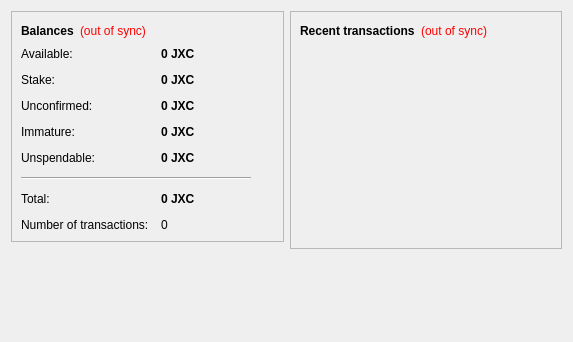
<?xml version="1.0" encoding="UTF-8"?>
<ui version="4.0">
 <class>OverviewPage</class>
 <widget class="QWidget" name="OverviewPage">
  <property name="geometry">
   <rect>
    <x>0</x>
    <y>0</y>
    <width>573</width>
    <height>342</height>
   </rect>
  </property>
  <property name="windowTitle">
   <string>Form</string>
  </property>
  <layout class="QHBoxLayout" name="horizontalLayout" stretch="1,1">
   <item>
    <layout class="QVBoxLayout" name="verticalLayout_2">
     <item>
      <widget class="QFrame" name="frame">
       <property name="frameShape">
        <enum>QFrame::StyledPanel</enum>
       </property>
       <property name="frameShadow">
        <enum>QFrame::Raised</enum>
       </property>
       <layout class="QVBoxLayout" name="verticalLayout_4">
        <item>
         <layout class="QHBoxLayout" name="horizontalLayout_4">
          <item>
           <widget class="QLabel" name="label_5">
            <property name="font">
             <font>
              <weight>75</weight>
              <bold>true</bold>
             </font>
            </property>
            <property name="text">
             <string>Balances</string>
            </property>
           </widget>
          </item>
          <item>
           <widget class="QLabel" name="labelWalletStatus">
            <property name="toolTip">
             <string>The displayed information may be out of date. Your wallet automatically synchronizes with the JXCoin network after a connection is established, but this process has not completed yet.</string>
            </property>
            <property name="styleSheet">
             <string notr="true">QLabel { color: red; }</string>
            </property>
            <property name="text">
             <string notr="true">(out of sync)</string>
            </property>
            <property name="alignment">
             <set>Qt::AlignLeading|Qt::AlignLeft|Qt::AlignVCenter</set>
            </property>
           </widget>
          </item>
          <item>
           <spacer name="horizontalSpacer_2">
            <property name="orientation">
             <enum>Qt::Horizontal</enum>
            </property>
            <property name="sizeHint" stdset="0">
             <size>
              <width>40</width>
              <height>20</height>
             </size>
            </property>
           </spacer>
          </item>
         </layout>
        </item>
        <item>
         <layout class="QFormLayout" name="formLayout_2">
          <property name="fieldGrowthPolicy">
           <enum>QFormLayout::AllNonFixedFieldsGrow</enum>
          </property>
          <property name="horizontalSpacing">
           <number>12</number>
          </property>
          <property name="verticalSpacing">
           <number>12</number>
          </property>
          <item row="0" column="0">
           <widget class="QLabel" name="labelAvailableText">
            <property name="toolTip">
             <string>Your current available balance</string>
            </property>
            <property name="text">
             <string>Available:</string>
            </property>
           </widget>
          </item>
          <item row="0" column="1">
           <widget class="QLabel" name="labelAvailable">
            <property name="font">
             <font>
              <weight>75</weight>
              <bold>true</bold>
             </font>
            </property>
            <property name="cursor">
             <cursorShape>IBeamCursor</cursorShape>
            </property>
            <property name="toolTip">
             <string>Your current available balance</string>
            </property>
            <property name="text">
             <string notr="true">0 JXC</string>
            </property>
            <property name="alignment">
             <set>Qt::AlignLeading|Qt::AlignLeft|Qt::AlignVCenter</set>
            </property>
            <property name="textInteractionFlags">
             <set>Qt::LinksAccessibleByMouse|Qt::TextSelectableByKeyboard|Qt::TextSelectableByMouse</set>
            </property>
           </widget>
          </item>
          <item row="1" column="0">
           <widget class="QLabel" name="label_6">
            <property name="toolTip">
             <string>Total of coins that was staked, and do not yet count toward the current balance</string>
            </property>
            <property name="text">
             <string>Stake:</string>
            </property>
           </widget>
          </item>
          <item row="1" column="1">
           <widget class="QLabel" name="labelStake">
            <property name="font">
             <font>
              <weight>75</weight>
              <bold>true</bold>
             </font>
            </property>
            <property name="cursor">
             <cursorShape>IBeamCursor</cursorShape>
            </property>
            <property name="toolTip">
             <string>Total of coins that was staked, and do not yet count toward the current balance</string>
            </property>
            <property name="text">
             <string notr="true">0 JXC</string>
            </property>
            <property name="alignment">
             <set>Qt::AlignLeading|Qt::AlignLeft|Qt::AlignVCenter</set>
            </property>
            <property name="textInteractionFlags">
             <set>Qt::LinksAccessibleByMouse|Qt::TextSelectableByKeyboard|Qt::TextSelectableByMouse</set>
            </property>
           </widget>
          </item>
          <item row="2" column="0">
           <widget class="QLabel" name="label_3">
            <property name="toolTip">
             <string>Total of transactions that have yet to be confirmed, and do not yet count toward the current balance</string>
            </property>
            <property name="text">
             <string>Unconfirmed:</string>
            </property>
           </widget>
          </item>
          <item row="2" column="1">
           <widget class="QLabel" name="labelUnconfirmed">
            <property name="font">
             <font>
              <weight>75</weight>
              <bold>true</bold>
             </font>
            </property>
            <property name="cursor">
             <cursorShape>IBeamCursor</cursorShape>
            </property>
            <property name="toolTip">
             <string>Total of transactions that have yet to be confirmed, and do not yet count toward the current balance</string>
            </property>
            <property name="text">
             <string notr="true">0 JXC</string>
            </property>
            <property name="alignment">
             <set>Qt::AlignLeading|Qt::AlignLeft|Qt::AlignVCenter</set>
            </property>
            <property name="textInteractionFlags">
             <set>Qt::LinksAccessibleByMouse|Qt::TextSelectableByKeyboard|Qt::TextSelectableByMouse</set>
            </property>
           </widget>
          </item>
          <item row="3" column="0">
           <widget class="QLabel" name="labelImmatureText">
            <property name="toolTip">
             <string>Mined balance that has not yet matured</string>
            </property>
            <property name="text">
             <string>Immature:</string>
            </property>
           </widget>
          </item>
          <item row="3" column="1">
           <widget class="QLabel" name="labelImmature">
            <property name="font">
             <font>
              <weight>75</weight>
              <bold>true</bold>
             </font>
            </property>
            <property name="toolTip">
             <string>Mined balance that has not yet matured</string>
            </property>
            <property name="text">
             <string notr="true">0 JXC</string>
            </property>
            <property name="alignment">
             <set>Qt::AlignLeading|Qt::AlignLeft|Qt::AlignVCenter</set>
            </property>
            <property name="textInteractionFlags">
             <set>Qt::LinksAccessibleByMouse|Qt::TextSelectableByKeyboard|Qt::TextSelectableByMouse</set>
            </property>
           </widget>
          </item>
          <item row="4" column="0">
           <widget class="QLabel" name="labelBalanceWatchOnlyText">
            <property name="toolTip">
             <string>Your unspendable balance</string>
            </property>
            <property name="text">
             <string>Unspendable:</string>
            </property>
           </widget>
          </item>
          <item row="4" column="1">
           <widget class="QLabel" name="labelBalanceWatchOnly">
            <property name="font">
             <font>
              <weight>75</weight>
              <bold>true</bold>
             </font>
            </property>
            <property name="cursor">
             <cursorShape>IBeamCursor</cursorShape>
            </property>
            <property name="toolTip">
             <string>Your unspendable balance</string>
            </property>
            <property name="text">
             <string notr="true">0 JXC</string>
            </property>
            <property name="alignment">
             <set>Qt::AlignLeading|Qt::AlignLeft|Qt::AlignVCenter</set>
            </property>
            <property name="textInteractionFlags">
             <set>Qt::LinksAccessibleByMouse|Qt::TextSelectableByKeyboard|Qt::TextSelectableByMouse</set>
            </property>
           </widget>
          </item>
          <item row="5" column="0" colspan="2">
           <widget class="Line" name="line">
            <property name="maximumSize">
             <size>
              <width>230</width>
              <height>16777215</height>
             </size>
            </property>
            <property name="orientation">
             <enum>Qt::Horizontal</enum>
            </property>
           </widget>
          </item>
          <item row="6" column="0">
           <widget class="QLabel" name="labelTotalText">
            <property name="toolTip">
             <string>Your current total balance</string>
            </property>
            <property name="text">
             <string>Total:</string>
            </property>
           </widget>
          </item>
          <item row="6" column="1">
           <widget class="QLabel" name="labelTotal">
            <property name="font">
             <font>
              <weight>75</weight>
              <bold>true</bold>
             </font>
            </property>
            <property name="toolTip">
             <string>Your current total balance</string>
            </property>
            <property name="text">
             <string notr="true">0 JXC</string>
            </property>
            <property name="alignment">
             <set>Qt::AlignLeading|Qt::AlignLeft|Qt::AlignVCenter</set>
            </property>
            <property name="textInteractionFlags">
             <set>Qt::LinksAccessibleByMouse|Qt::TextSelectableByKeyboard|Qt::TextSelectableByMouse</set>
            </property>
           </widget>
          </item>
          <item row="7" column="0">
           <widget class="QLabel" name="label_2">
            <property name="toolTip">
             <string>Total number of transactions in wallet</string>
            </property>
            <property name="text">
             <string>Number of transactions:</string>
            </property>
           </widget>
          </item>
          <item row="7" column="1">
           <widget class="QLabel" name="labelNumTransactions">
            <property name="toolTip">
             <string>Total number of transactions in wallet</string>
            </property>
            <property name="text">
             <string notr="true">0</string>
            </property>
           </widget>
          </item>
         </layout>
        </item>
       </layout>
      </widget>
     </item>
     <item>
      <spacer name="verticalSpacer">
       <property name="orientation">
        <enum>Qt::Vertical</enum>
       </property>
       <property name="sizeHint" stdset="0">
        <size>
         <width>20</width>
         <height>40</height>
        </size>
       </property>
      </spacer>
     </item>
    </layout>
   </item>
   <item>
    <layout class="QVBoxLayout" name="verticalLayout_3">
     <item>
      <widget class="QFrame" name="frame_2">
       <property name="frameShape">
        <enum>QFrame::StyledPanel</enum>
       </property>
       <property name="frameShadow">
        <enum>QFrame::Raised</enum>
       </property>
       <layout class="QVBoxLayout" name="verticalLayout">
        <item>
         <layout class="QHBoxLayout" name="horizontalLayout_2">
          <item>
           <widget class="QLabel" name="label_4">
            <property name="text">
             <string>&lt;b&gt;Recent transactions&lt;/b&gt;</string>
            </property>
           </widget>
          </item>
          <item>
           <widget class="QLabel" name="labelTransactionsStatus">
            <property name="toolTip">
             <string>The displayed information may be out of date. Your wallet automatically synchronizes with the JXCoin network after a connection is established, but this process has not completed yet.</string>
            </property>
            <property name="styleSheet">
             <string notr="true">QLabel { color: red; }</string>
            </property>
            <property name="text">
             <string notr="true">(out of sync)</string>
            </property>
            <property name="alignment">
             <set>Qt::AlignRight|Qt::AlignTrailing|Qt::AlignVCenter</set>
            </property>
           </widget>
          </item>
          <item>
           <spacer name="horizontalSpacer">
            <property name="orientation">
             <enum>Qt::Horizontal</enum>
            </property>
            <property name="sizeHint" stdset="0">
             <size>
              <width>40</width>
              <height>20</height>
             </size>
            </property>
           </spacer>
          </item>
         </layout>
        </item>
        <item>
         <widget class="QListView" name="listTransactions">
          <property name="styleSheet">
           <string notr="true">QListView { background: transparent; }</string>
          </property>
          <property name="frameShape">
           <enum>QFrame::NoFrame</enum>
          </property>
          <property name="verticalScrollBarPolicy">
           <enum>Qt::ScrollBarAlwaysOff</enum>
          </property>
          <property name="horizontalScrollBarPolicy">
           <enum>Qt::ScrollBarAlwaysOff</enum>
          </property>
          <property name="selectionMode">
           <enum>QAbstractItemView::NoSelection</enum>
          </property>
         </widget>
        </item>
       </layout>
      </widget>
     </item>
     <item>
      <spacer name="verticalSpacer_2">
       <property name="orientation">
        <enum>Qt::Vertical</enum>
       </property>
       <property name="sizeHint" stdset="0">
        <size>
         <width>20</width>
         <height>40</height>
        </size>
       </property>
      </spacer>
     </item>
    </layout>
   </item>
  </layout>
 </widget>
 <resources/>
 <connections/>
</ui>
